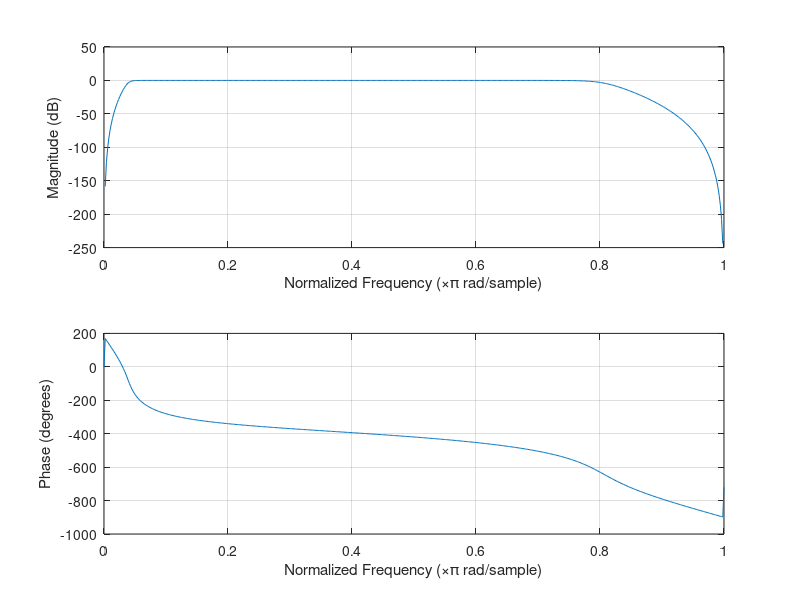

Write the MATLAB code that produced this figure. (Note: this script raises an error after producing the figure.)
clear
%close all

fs = 30000;
fc1 = 300;
fc2 = 6000;
order = 6;
[b,a] = butter(order,[2*fc1/(fs/2) 2*fc2/(fs/2)]);
freqz(b,a)
%y1 = filter(b, a, x); % MATLAB double version
%y2 = IIRfilter(b, a, x, 24); % MATLAB fixed point version

%% SOS sections
sos = tf2sos(b,a);
%[sos,g] = tf2sos(b,a)
%[z,p,k] = butter(order, [2*fc1/(fs/2) 2*fc2/(fs/2)]);
%[sos, g] = zp2sos(z,p,k);
%gmean = nthroot(g,size(sos,1))
%sos = zp2sos(z,p,k);
%fvtool(sos,'Analysis','freq')
sos = flipud(sos); % Reverse order of SOS sections with gain compensation as last SOS section

% xin = x;
% for i=1:size(sos,1)
%     yout = IIRfilter(sos(i, 1:3), sos(i, 4:6), xin, 23); 
%     xin = round(yout); 
% end
% 
% figure
% subplot(3,1,1);
% plot(20*log10(abs(fft(y1))))
% title('MATLAB frequency response (double)');
% subplot(3,1,2);
% plot(20*log10(abs(fft(y2))))
% title('MATLAB frequency response (fixed)');
% subplot(3,1,3);
% plot(20*log10(abs(fft(xin))))
% title('MATLAB frequency response (fixed-SOS)');
% 
% figure, 
% plot(y2);
% hold on;
% plot(xin);
% plot(xin-y1);
% title('MATLAB double (blue) vs. MATLAB fixed-SOS');
% rms(xin-y1)

sosArray = [];
for i=1:size(sos,1)
    sosArray = [sosArray sos(i,:)];
end

name = 'IIR';
SaveFilterHeaderFile(sosArray, 'IIRFilter_coeffs.h');
SaveFilterTxtFile(sosArray, [name '.txt']);
SaveFilterBinFile(32, sosArray, [name '.bin']);
